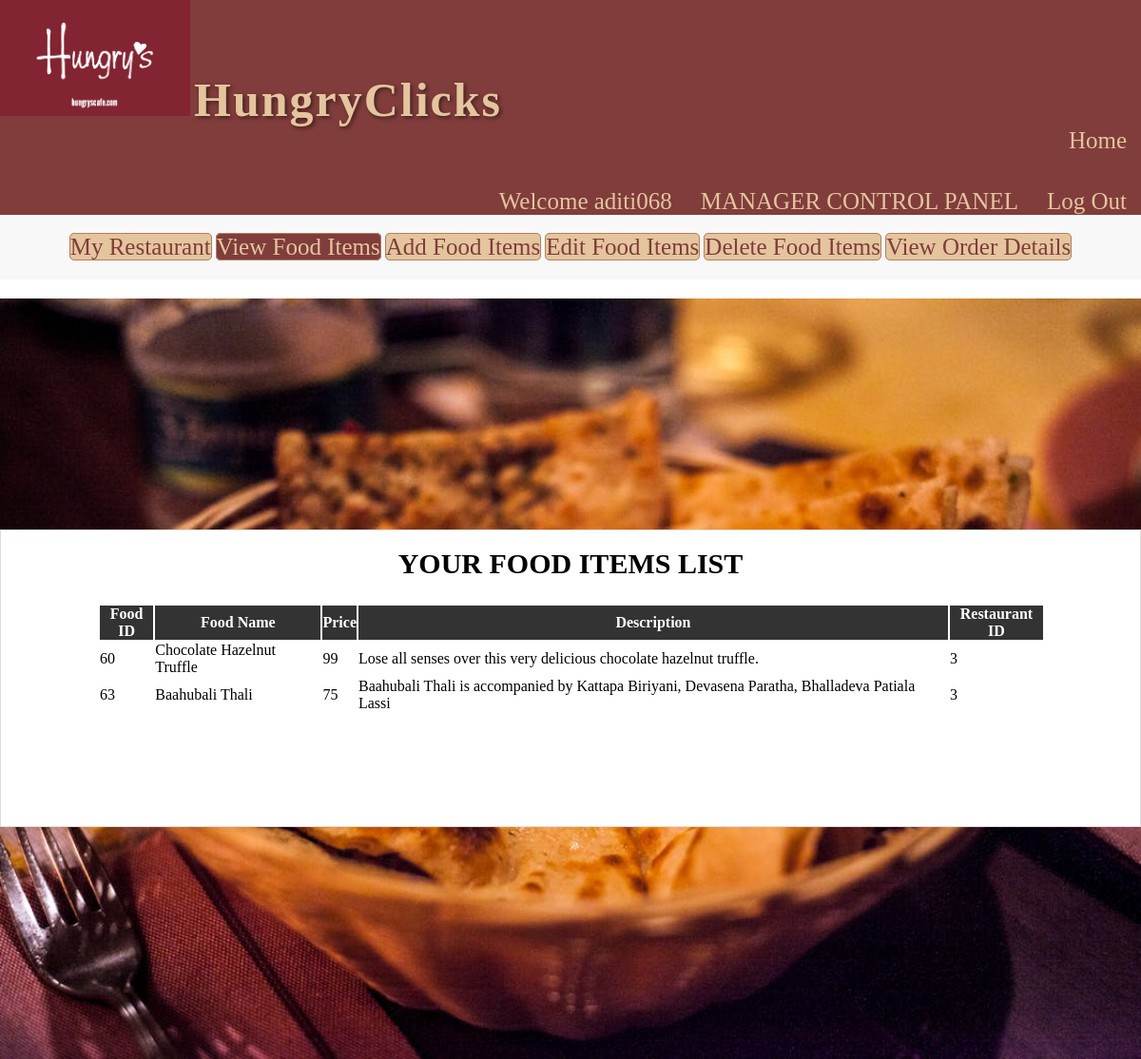
The page /view_food_items.php (signed in) on the database its author committed.
### tables this page shows
CREATE TABLE `manager` (
  `username` varchar(30) NOT NULL,
  `fullname` varchar(30) NOT NULL,
  `email` varchar(30) NOT NULL,
  `contact` varchar(30) NOT NULL,
  `address` varchar(50) NOT NULL,
  `password` varchar(30) NOT NULL
);

CREATE TABLE `food` (
  `F_ID` int(30) NOT NULL,
  `name` varchar(30) NOT NULL,
  `price` int(30) NOT NULL,
  `description` varchar(200) NOT NULL,
  `R_ID` int(30) NOT NULL,
  `images_path` varchar(200) NOT NULL,
  `options` varchar(10) NOT NULL DEFAULT 'ENABLE'
);

### session_m.php (called while the page is built, shortened)
<?php
$conn = Connect();
if(isset($_SESSION['login_user1'])) {
  $user_check = $_SESSION['login_user1'];
  $query = "SELECT username FROM MANAGER WHERE username = '$user_check'";
  $ses_sql = mysqli_query($conn, $query);
  $row = mysqli_fetch_assoc($ses_sql);
  if($row) {
    $login_session = $row['username'];
  } else {
    header('Location: managerlogin.php');
    exit;
  }
} else {
  header('Location: managerlogin.php');
  exit;
}
?>

### view_food_items.php (the view, shortened to what this page needs)
<?php
include('session_m.php');
?>
<!DOCTYPE html>
<html>
  <head>
    <link rel="stylesheet" type = "text/css" href ="css/view_food_items.css">
  </head>
  <body>
    <nav class="navbar">
      <img src="images/logo.webp" class="logo" width="200px">
      <a class="navbar-brand" href="index.php">HungryClicks</a>
      <ul class="navbar-nav">
        <li><a href="index.php">Home</a></li>
      </ul><br><br>
      <ul class="nav navbar-nav navbar-right">
        <li><a href="#"><span class="glyphicon glyphicon-user"></span> Welcome <?php echo $login_session; ?> </a></li>
        <li class="active"> <a href="managerlogin.php">MANAGER CONTROL PANEL</a></li>
        <li><a href="logout_m.php"><span class="glyphicon glyphicon-log-out"></span> Log Out </a></li>
      </ul>
      <div class="col-xs-3" style="text-align: center;">
        <div class="list-group">
          <a href="myrestaurant.php" class="list-group-item ">My Restaurant</a>
          <a href="view_food_items.php" class="list-group-item active">View Food Items</a>
          <a href="add_food_items.php" class="list-group-item ">Add Food Items</a>
          <a href="edit_food_items.php" class="list-group-item ">Edit Food Items</a>
          <a href="delete_food_items.php" class="list-group-item ">Delete Food Items</a>
          <a href="view_order_details.php" class="list-group-item ">View Order Details</a>
        </div>
      </div>
    </nav>
    <div class="container">
      <div class="col-xs-9">
        <div class="form-area" style="padding: 0px 100px 100px 100px;">
          <form action="" method="POST">
            <br style="clear: both">
            <h3 style="margin-bottom: 25px; text-align: center; font-size: 30px;"> YOUR FOOD ITEMS LIST </h3>
            <?php
            $user_check=$_SESSION['login_user1'];
            $sql = "SELECT * FROM food f WHERE f.R_ID IN (SELECT r.R_ID FROM RESTAURANTS r WHERE r.M_ID='$user_check') ORDER BY F_ID";
            $result = mysqli_query($conn, $sql);
            if (mysqli_num_rows($result) > 0)
            {
              ?>
              <table class="table table-striped">
                <thead class="thead-dark">
                  <tr>
                    <th> Food ID </th>
                    <th> Food Name </th>
                    <th> Price </th>
                    <th> Description </th>
                    <th> Restaurant ID </th>
                  </tr>
                </thead>
                <?PHP
                  while($row = mysqli_fetch_assoc($result)){
                ?>
              <tbody>
                <tr>
                  <td><?php echo $row["F_ID"]; ?></td>
                  <td><?php echo $row["name"]; ?></td>
                  <td><?php echo $row["price"]; ?></td>
                  <td><?php echo $row["description"]; ?></td>
                  <td><?php echo $row["R_ID"]; ?></td>
                </tr>
              </tbody>
              <?php } ?>
              </table>
                <br>
              <?php } else { ?>
              <h4><center>0 RESULTS</center> </h4>
              <?php } ?>
          </form>
        </div>
      </div>
    </div>
  </body>
</html>

### view_food_items.css (style rules this page uses)
* { margin: 0; padding: 0; }
.navbar { background-color: #803D3B; border: none; }
.navbar-brand { color: #E4C59E; text-align: center; font-size: 50px; margin-top: 50px; text-shadow: 2px 2px 4px rgba(0, 0, 0, 0.5); letter-spacing: 2px; font-weight: bold; text-decoration: none; }
.navbar-nav { display: flex; justify-content: flex-end; align-items: center; font-size: 25px; }
.navbar-nav > li { display: inline-block; }
.navbar-nav > li > a { color: #E4C59E; padding: 15px; text-decoration: none; }
.container { margin-top: 20px; }
.list-group-item { cursor: pointer; }
.form-area { background-color: #fff; border: 1px solid #ddd; padding: 20px; }
.table { margin-top: 20px; }
.table th { background-color: #333; color: #fff; }
.table td { vertical-align: middle; }
.col-xs-3 { background-color: #f8f8f8; padding: 20px; }
.list-group-item { border: none; border-radius: 0; cursor: pointer; }
.list-group-item.active { background-color: #803D3B; color: #E4C59E; }
.container { background-image: url('background.jpeg'); background-size: cover; background-repeat: no-repeat; display: flex; justify-content: center; align-items: center; height: 100vh; }
.form-area h3 { margin-bottom: 25px; text-align: center; font-size: 30px; }
.list-group-item { background-color: #E4C59E; color: #803D3B; border: 1px solid #AF8260; border-radius: 5px; margin-bottom: 10px; font-size: 25px; text-decoration: none; }
.list-group { text-align: center; }

### rows shown on the page
manager: username "aditi068"
food: F_ID "60", name "Chocolate Hazelnut Truffle", price "99", description "Lose all senses over this very delicious chocolate hazelnut truffle.", R_ID "3"
food: F_ID "63", name "Baahubali Thali", price "75", description "Baahubali Thali is accompanied by Kattapa Biriyani, Devasena Paratha, Bhalladeva Patiala Lassi", R_ID "3"
